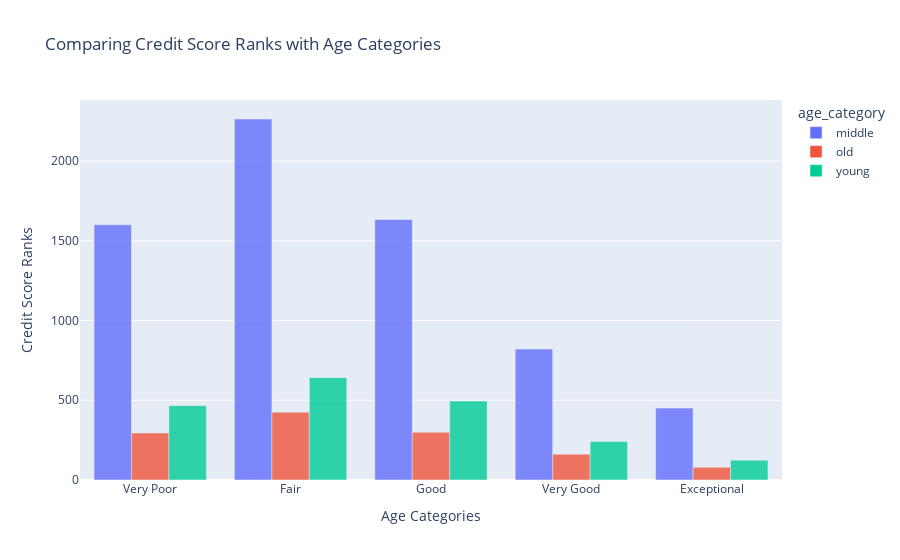

Here is the notebook cell this chart was saved with:
### Code cell
import plotly.express as px

# Calculate complaints for age category and complain
grouped_df = data.groupby(['CS_Category', 'age_category']).size().reset_index(name='Count')

# Define the desired order of CS_Category
cs_category_order = ['Very Poor', 'Fair', 'Good', 'Very Good', 'Exceptional']

# Create the plot
fig = px.bar(grouped_df, x='CS_Category', y='Count', color='age_category',
             title='Comparing Credit Score Ranks with Age Categories',
             labels={'CS_Category': 'Age Categories', 'Count': 'Credit Score Ranks'},
             category_orders={'CS_Category': cs_category_order})

# Customize the layout
fig.update_layout(barmode='group')
fig.update_traces(marker_opacity=0.8)

# Show the plot
fig.show()

### Figure 1 — Plotly figure (JSON) as saved in the notebook; plotly's stock layout.template omitted (floating-point values rounded to 4 significant figures)
{"data": [{"alignmentgroup": "True", "hovertemplate": "age_category=middle<br>Age Categories=%{x}<br>Credit Score Ranks=%{y}<extra></extra>", "legendgroup": "middle", "marker": {"color": "#636efa", "opacity": 0.8, "pattern": {"shape": ""}}, "name": "middle", "offsetgroup": "middle", "orientation": "v", "showlegend": true, "textposition": "auto", "type": "bar", "x": ["Exceptional", "Fair", "Good", "Very Good", "Very Poor"], "xaxis": "x", "y": [451, 2264, 1634, 821, 1601], "yaxis": "y"}, {"alignmentgroup": "True", "hovertemplate": "age_category=old<br>Age Categories=%{x}<br>Credit Score Ranks=%{y}<extra></extra>", "legendgroup": "old", "marker": {"color": "#EF553B", "opacity": 0.8, "pattern": {"shape": ""}}, "name": "old", "offsetgroup": "old", "orientation": "v", "showlegend": true, "textposition": "auto", "type": "bar", "x": ["Exceptional", "Fair", "Good", "Very Good", "Very Poor"], "xaxis": "x", "y": [80, 425, 299, 162, 295], "yaxis": "y"}, {"alignmentgroup": "True", "hovertemplate": "age_category=young<br>Age Categories=%{x}<br>Credit Score Ranks=%{y}<extra></extra>", "legendgroup": "young", "marker": {"color": "#00cc96", "opacity": 0.8, "pattern": {"shape": ""}}, "name": "young", "offsetgroup": "young", "orientation": "v", "showlegend": true, "textposition": "auto", "type": "bar", "x": ["Exceptional", "Fair", "Good", "Very Good", "Very Poor"], "xaxis": "x", "y": [124, 642, 495, 241, 466], "yaxis": "y"}], "layout": {"barmode": "group", "legend": {"title": {"text": "age_category"}, "tracegroupgap": 0}, "title": {"text": "Comparing Credit Score Ranks with Age Categories"}, "xaxis": {"anchor": "y", "categoryarray": ["Very Poor", "Fair", "Good", "Very Good", "Exceptional"], "categoryorder": "array", "domain": [0, 1], "title": {"text": "Age Categories"}}, "yaxis": {"anchor": "x", "domain": [0, 1], "title": {"text": "Credit Score Ranks"}}}}
